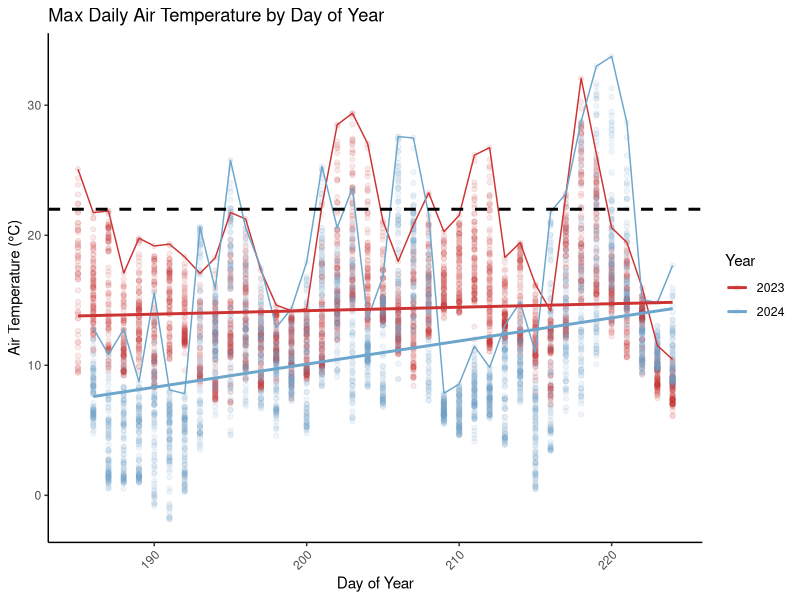
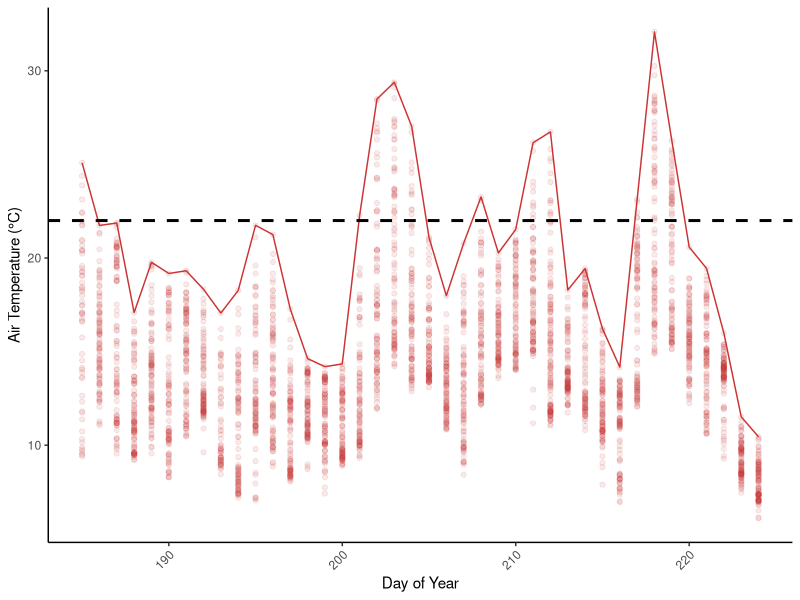

These figures' R source, in order:
# MET STATION DATA FROM QHI OVER COMPARISON----
# 29/01/26

# LOAD LIBRARIES----
library(tidyverse)
library(ggplot2)
library(readxl)


# LOAD DATA----
met_station_combined <- read_excel("datasets/climate_data/met_station_combined.xlsx")


# CLEAN DATA----
# average daily temps for each doy 
met_station_avg <- met_station_combined %>%
  group_by(year, doy) %>%
  summarise(
    avg_temp = mean(air_temp, na.rm = TRUE),
    sd_temp = sd(air_temp, na.rm = TRUE)
  )

# PLOT DATA----
(ggplot(met_station_combined, aes(x = doy, y = air_temp, color = as.factor(year))) +
   geom_point(alpha = 0.1) +
    geom_line(stat = "summary", fun = "max") +
    geom_smooth(method = "lm", se = FALSE, linewidth = 1)+
    geom_hline(yintercept = 22, linetype = "dashed", color = "black", linewidth = 1)+
    labs(title = "Max Daily Air Temperature by Day of Year",
         x = "Day of Year",
         y = "Air Temperature (°C)",
         color= "Year") +
    scale_colour_manual(values = c("2022" = "lightgreen","2023" = "brown3", "2024" = "skyblue3")) +
    theme_classic()+
    theme(axis.text.x = element_text(angle = 45, hjust = 1))
)

# each line of data represents one day
# line at 22C, Canadian government classification of heatwave in QHI provience for more than 2 days 
# in 2024 especially at end in august 6 days! 
# note the line represents the MAX temperatures reached that day, but points show all the temperature values for that day 

# quite a messy graph above, but trying to show comparison of years and that 2023 was on average hotter 
# but do i already show this from ERA5 anomaly map?

# PLOT JUST 2023 DATA----
(ggplot(filter(met_station_combined, year == 2023), aes(x = doy, y = air_temp)) +
    geom_point(alpha = 0.1, color = "brown3") +
    geom_line(stat = "summary", fun = "max" , color = "brown3") + 
    geom_hline(yintercept = 22, linetype = "dashed",
               color = "black", linewidth = 1)+
    labs(x = "Day of Year",
         y = "Air Temperature (°C)") +
    theme_classic()+
    theme(axis.text.x = element_text(angle = 45, hjust = 1))
)

# just 2023 data to show how long heatwaves were for that summer 
# Canada met office states over 22C for more than 2 consecutive days 
# in diss doc circle/annotate peaks 
